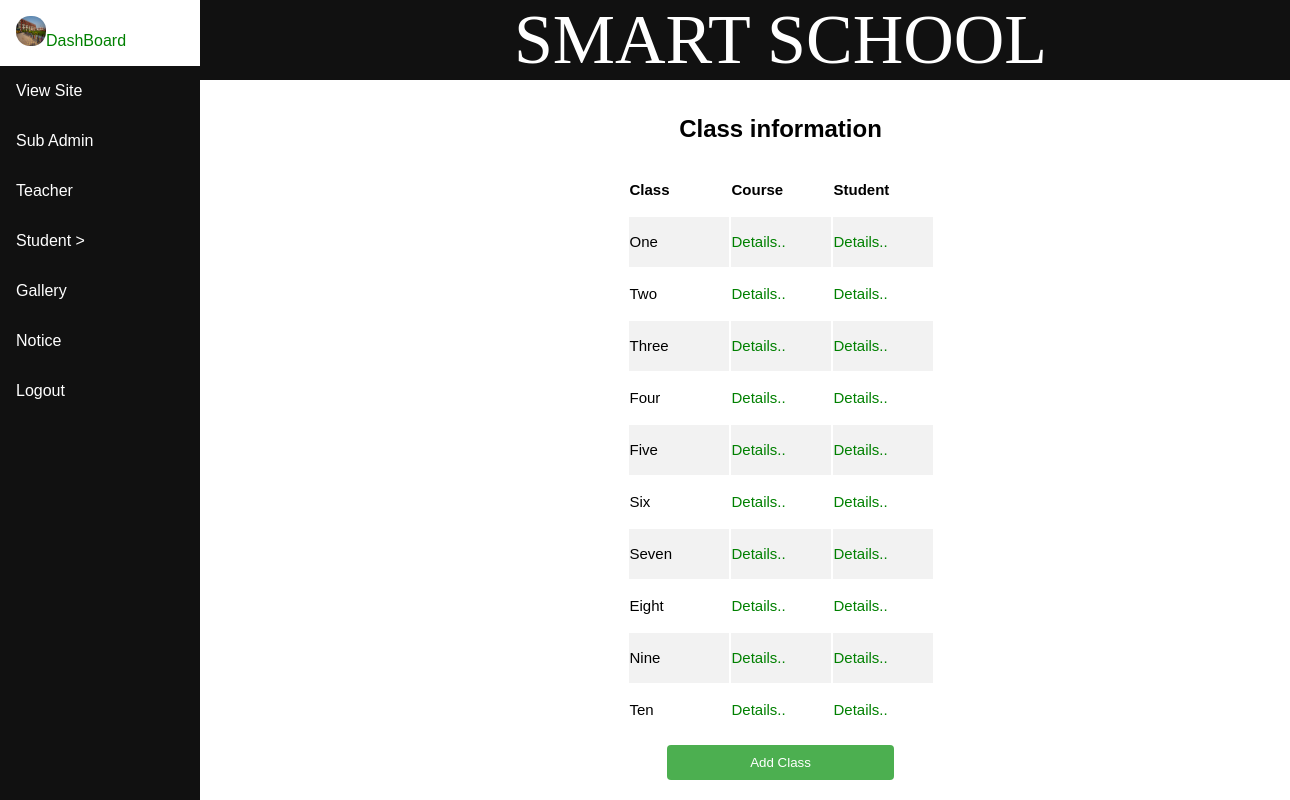
/admin/class.php (signed in), run on the app's committed database.
### tables this page shows
CREATE TABLE `classinfo` (
  `cls_id` int(10) NOT NULL,
  `clsname` varchar(50) NOT NULL
);

### admin/class.php (the view, shortened to what this page needs)
<!DOCTYPE html PUBLIC "-//W3C//DTD XHTML 1.0 Transitional//EN" "http://www.w3.org/TR/xhtml1/DTD/xhtml1-transitional.dtd">
<html xmlns="http://www.w3.org/1999/xhtml">
<head>
<link rel="stylesheet" type="text/css" href="css/style.css">
</head>
<body>
<body>
<div id="head" >
<?php include("header/header.php");   ?>
</div>
<div class="sidenav">
  <?php include("menu/menu.php"); ?>
</div>
<div  class="cont">
<center><table><b><h2>Class information</h2></b>
<tr>
<td width="50px" height="50px"><b>Class</b></td>
<td width="50px" height="50px" ><b>Course</b></td>
<td width="50px" height="50px"><b>Student</b></td>
</tr>
<?php
include("../database/config.php");
$sql=" SELECT * FROM classinfo";
$query=mysqli_query($myconn,$sql);
while($row=mysqli_fetch_array($query))
{
$clsname=$row['clsname'];
$clsid=$row['cls_id'];
?>
<tr>
<td width="100px" height="50px"><?php echo $clsname; ?></td>
<td width="100px" height="50px"><a href="course_details.php?cls_id=<?php echo $clsid; ?>"><p style="color:green">Details..</p></a></td>
<td width="100px" height="50px"><a href="class_student.php?cls_id=<?php echo $clsid; ?>"><p style="color:green">Details..</p></a></td>
</tr>
<?php
}?>
</table>
<form action="addclass.php"><input type="submit" name="Add Notice" value="Add Class"  /></form>
</center>
</div>
</body>
</html>

### admin/css/style.css (style rules this page uses)
#head { height:80px; top:0px; position:absolute; width:90%; left:200px; position:absolute; background-color:#111; }
* { box-sizing: border-box; }
body { margin: 0; font-family: Arial, Helvetica, sans-serif; }
.sidenav { height: 100%; width: 200px; position: fixed; z-index: 1; top: 0; left: 0; background-color: #111; overflow-x: hidden; }
.cont { background-color:white; height:auto; left:200px; top:80px; position:absolute; width:90%; background-repeat: no-repeat, repeat; padding: 15px; }
input[type=submit] { width:20%; background-color: #4CAF50; color: white; padding: 10px 20px; margin: 8px 0; border: none; border-radius: 4px; cursor: pointer; }
th, td { text-align:left; padding: 0,0,0,0; font-size:15px; }
tr:nth-child(even) { background-color: #f2f2f2; }
a { display: inline-block; text-decoration: none; }

### data on the page
classinfo: clsname "One"
classinfo: clsname "Two"
classinfo: clsname "Three"
classinfo: clsname "Four"
classinfo: clsname "Five"
classinfo: clsname "Six"
classinfo: clsname "Seven"
classinfo: clsname "Eight"
classinfo: clsname "Nine"
classinfo: clsname "Ten"
